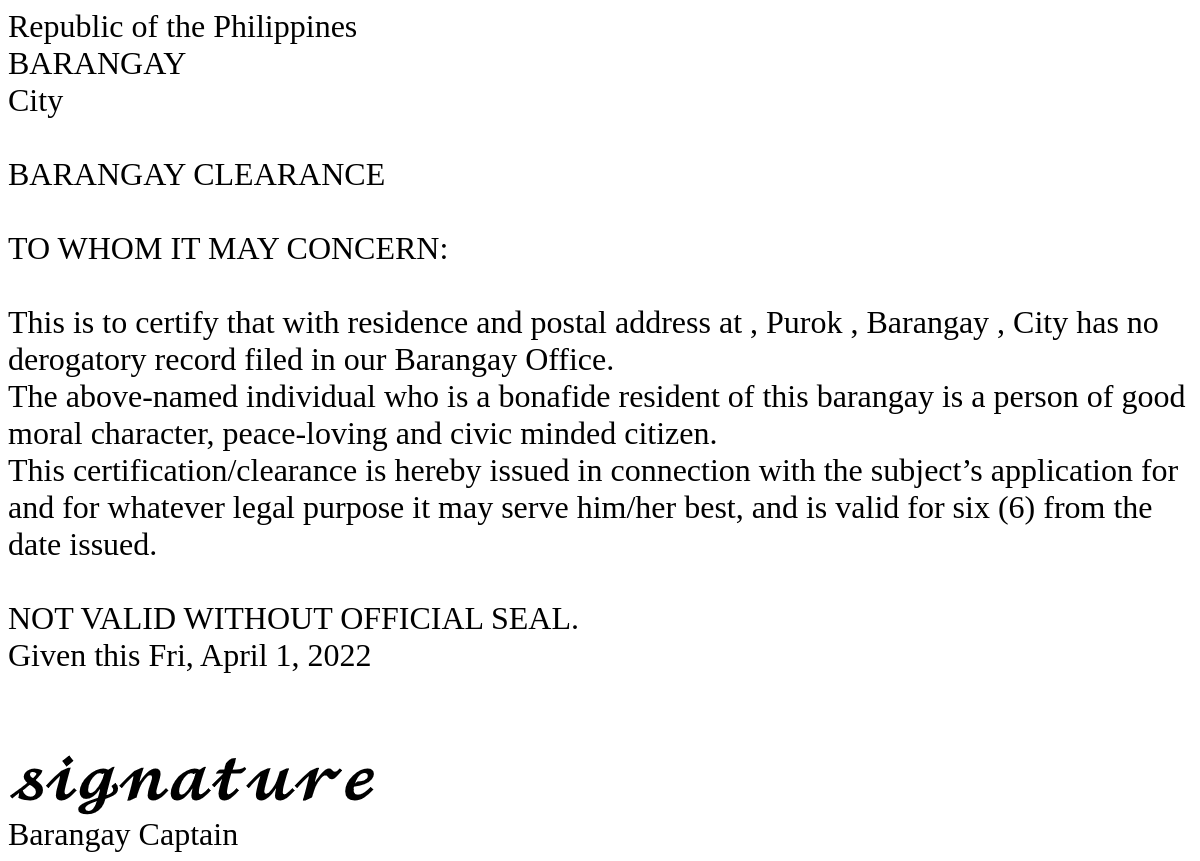
The page /brgy_clearance.php?requestID=21 on the database as committed earlier.
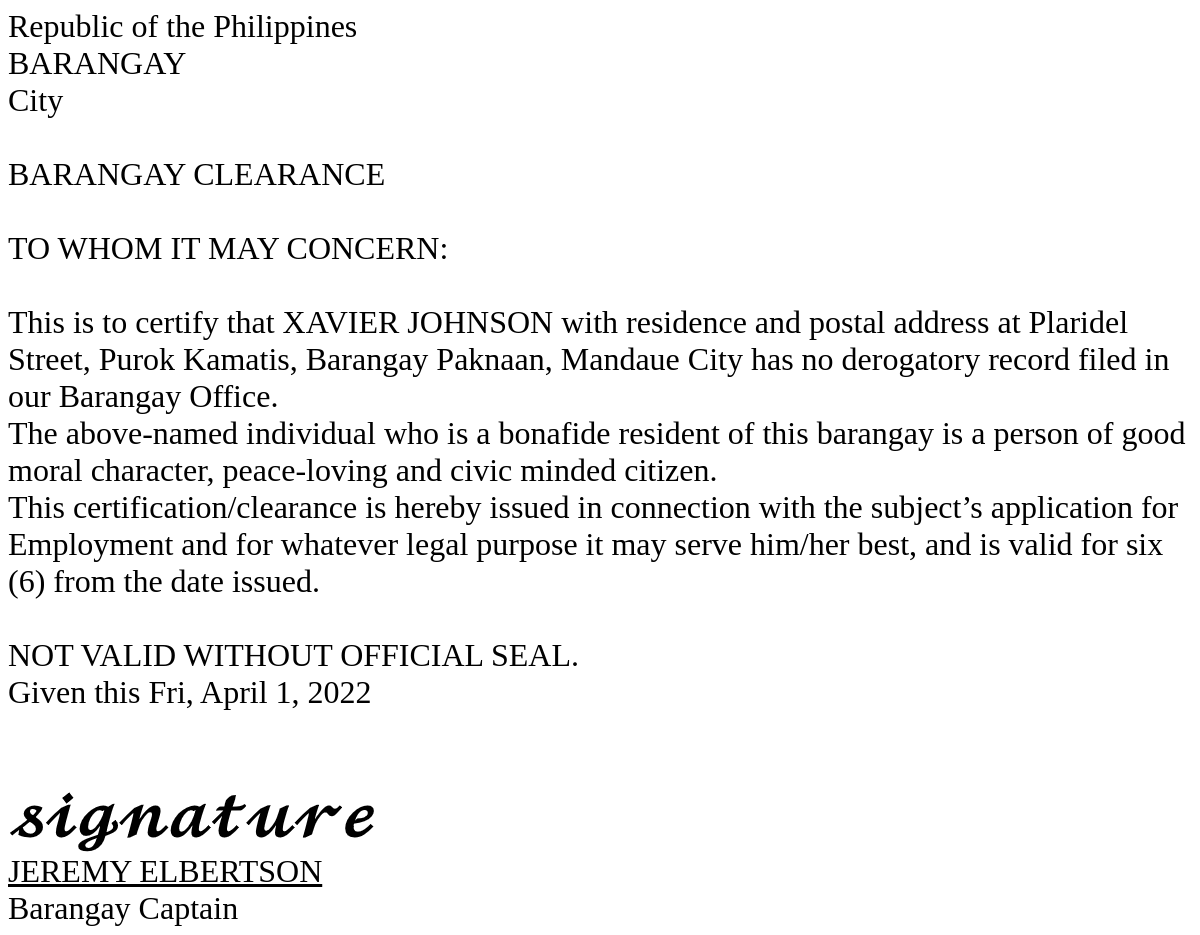
The same page on the database as committed later.
### tables this page shows
CREATE TABLE `users` (
  `UsersID` int NOT NULL,
  `Firstname` varchar(50) NOT NULL,
  `Middlename` varchar(50) DEFAULT NULL,
  `Lastname` varchar(50) NOT NULL,
  `dateofbirth` varchar(50) NOT NULL,
  `civilStat` varchar(50) NOT NULL,
  `emailAdd` varchar(50) NOT NULL,
  `username` varchar(50) NOT NULL,
  `usersPwd` varchar(255) DEFAULT NULL,
  `userGender` varchar(50) DEFAULT NULL,
  `userType` varchar(50) DEFAULT NULL,
  `profile_pic` varchar(129) DEFAULT NULL,
  `userBarangay` varchar(50) DEFAULT NULL,
  `userPurok` varchar(50) DEFAULT NULL,
  `phoneNum` varchar(20) DEFAULT NULL,
  `teleNum` varchar(20) DEFAULT NULL,
  `VerifyStatus` varchar(20) NOT NULL DEFAULT 'Pending',
  `userCity` varchar(30) NOT NULL DEFAULT 'None',
  `Status` varchar(20) NOT NULL DEFAULT 'Active',
  `isRenting` varchar(20) DEFAULT 'False',
  `landlordName` varchar(50) DEFAULT 'None',
  `landlordContact` varchar(50) DEFAULT 'NONE',
  `barangayPos` varchar(50) DEFAULT 'None',
  `userAddress` varchar(50) DEFAULT NULL,
  `userHouseNum` varchar(50) DEFAULT NULL
);

### brgy_clearance.php (the view, shortened to what this page needs)
<?php
    include 'includes/dbh.inc.php';
?>
<html>
</head>
<body>
<div class="container-fluid" id="printThis">
    <?php if(isset($_GET['requestID'])):
        $request = $conn->query("SELECT *, concat(users.Firstname, ' ', users.Lastname) as captainName
        FROM (SELECT request.*, barangay.*, concat(users.Firstname, ' ', users.Lastname) as name,users.userAddress, users.userCity FROM request
        INNER JOIN users ON users.UsersID=request.UsersID
        INNER JOIN barangay ON barangay.BarangayName=users.userBarangay
        WHERE RequestID={$_GET['requestID']})
        as stuff
        INNER JOIN users
        ON stuff.brgyCaptain = users.UsersID
        WHERE RequestID={$_GET['requestID']};");
        $row=$request->fetch_assoc();
    ?>
    <div class="d-flex justify-content-center"><span class='cls_002'>Republic of the Philippines</span></div>
    <div class="d-flex justify-content-center"><span class='cls_003'>BARANGAY <?php echo strtoupper($_SESSION['userBarangay']) ?></span></div>
    <div class="d-flex justify-content-center"><span class='cls_002'><?php echo $_SESSION['userCity'] ?> City</span></div>
    <br />
    <div class="d-flex justify-content-center"><span class='cls_005'>BARANGAY CLEARANCE</span></div>
    <br>
    <div class="d-flex justify-content-start"><span class='cls_006'>TO WHOM IT MAY CONCERN:</span></div>
    <br>
    <div class="d-flex justify-content-start">
        This is to certify that <?php echo strtoupper($row['name']) ?> with residence and postal
        address at <?php echo $row['userAddress'] ?>, Purok <?php echo $row['userPurok'] ?>, Barangay <?php echo $row['userBarangay'] ?>, <?php echo $row['userCity'] ?> City has no derogatory record filed in our Barangay Office.
        <br />
        The above-named individual who is a bonafide resident of this barangay is a person of good moral character,
        peace-loving and civic minded citizen.
        <br />
        This certification/clearance is hereby issued in connection with the subject’s application for <?php echo $row['purpose'] ?>
        and for whatever legal purpose it may serve him/her best, and is valid for six (6) from the date issued.
    </div>
    <br />
    <div class="d-flex justify-content-start"><span class='cls_006'>NOT VALID WITHOUT OFFICIAL SEAL.</span></div>
    <div class="d-flex justify-content-start"><span class='cls_004'>Given this <?php echo date("D, F j, Y"); ?></span></div>
    <br />
    <br />
    <div class="d-flex justify-content-end"><img src='signature.png' alt='signature'></div>
    <div class="d-flex justify-content-end"><u><?php echo strtoupper($row['captainName']) ?></u></div>
    <div class="d-flex justify-content-end">Barangay Captain</div>
    <?php endif; ?>
</div>
</body>
</html>

Rows that differ between the two databases and show on the page:
now on this page (row edited): users: userAddress "Plaridel Street", userPurok "Kamatis", userBarangay "Paknaan", userCity "Mandaue"
Other text that changed with them:
$row['name']: (not shown) → "XAVIER JOHNSON"
$row['purpose']: (not shown) → "Employment"
$row['captainName']: (not shown) → "JEREMY ELBERTSON"
